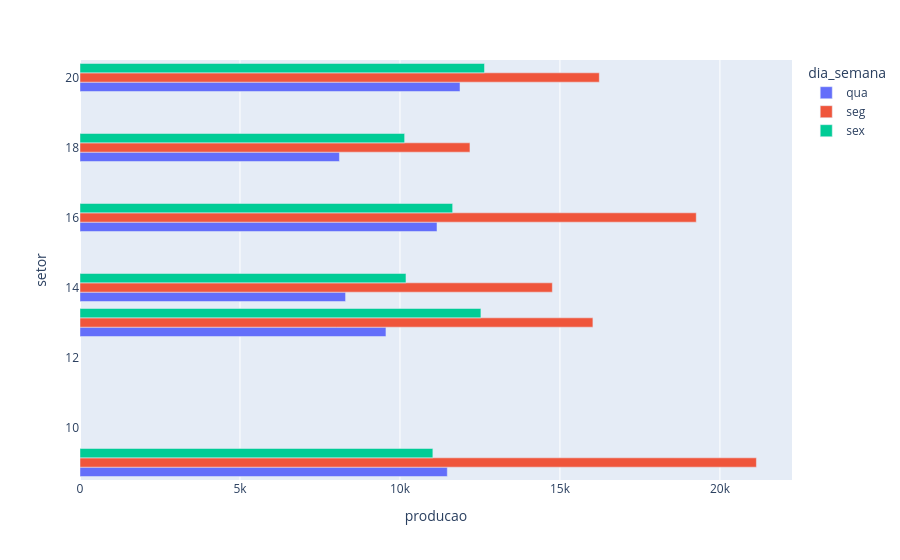

Here is the notebook cell this chart was saved with:
### Code cell
medias(df, "20/05/2025", "20/06/2025",["seg","qua","sex"], ["DIURNO"], "producao")

### Figure 1 — Plotly figure (JSON) as saved in the notebook; plotly's stock layout.template omitted (floating-point values rounded to 4 significant figures)
{"data": [{"hovertemplate": "dia_semana=qua<br>producao=%{x}<br>setor=%{y}<extra></extra>", "legendgroup": "qua", "marker": {"color": "#636efa", "pattern": {"shape": ""}}, "name": "qua", "orientation": "h", "showlegend": true, "textposition": "auto", "type": "bar", "x": [11480.0, 9562.0, 8300.0, 11160.0, 8108.0, 11880.0], "xaxis": "x", "y": [9, 13, 14, 16, 18, 20], "yaxis": "y"}, {"hovertemplate": "dia_semana=seg<br>producao=%{x}<br>setor=%{y}<extra></extra>", "legendgroup": "seg", "marker": {"color": "#EF553B", "pattern": {"shape": ""}}, "name": "seg", "orientation": "h", "showlegend": true, "textposition": "auto", "type": "bar", "x": [21140.0, 16030.0, 14760.0, 19260.0, 12190.0, 16230.0], "xaxis": "x", "y": [9, 13, 14, 16, 18, 20], "yaxis": "y"}, {"hovertemplate": "dia_semana=sex<br>producao=%{x}<br>setor=%{y}<extra></extra>", "legendgroup": "sex", "marker": {"color": "#00cc96", "pattern": {"shape": ""}}, "name": "sex", "orientation": "h", "showlegend": true, "textposition": "auto", "type": "bar", "x": [11030.0, 12530.0, 10190.0, 11650.0, 10150.0, 12640.0], "xaxis": "x", "y": [9, 13, 14, 16, 18, 20], "yaxis": "y"}], "layout": {"barmode": "group", "legend": {"title": {"text": "dia_semana"}, "tracegroupgap": 0}, "margin": {"t": 60}, "xaxis": {"anchor": "y", "domain": [0, 1], "title": {"text": "producao"}}, "yaxis": {"anchor": "x", "domain": [0, 1], "title": {"text": "setor"}}}}
